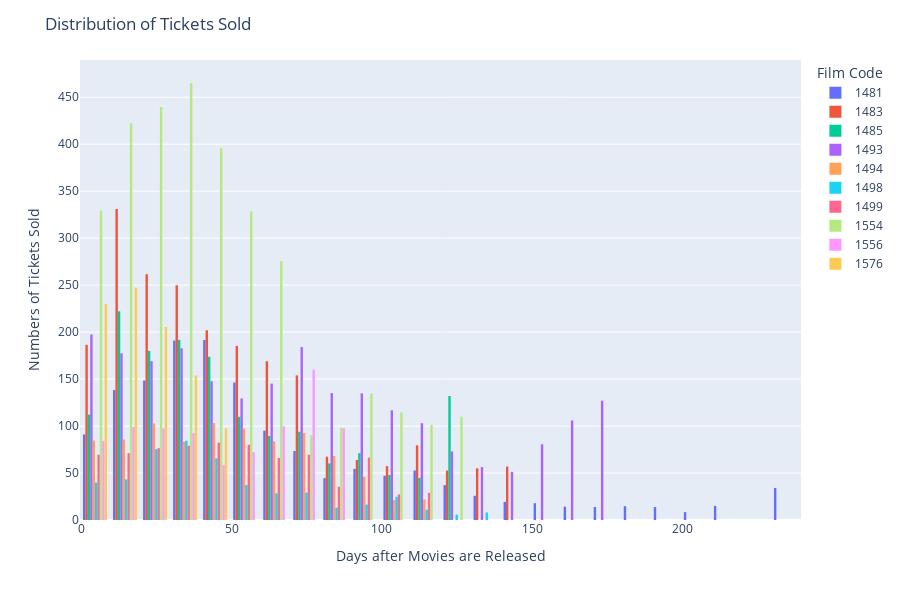

Notebook code for this chart:
### Code cell
df = ticket_all.groupby(["film_code", "nth_day_from_release"]).agg({"tickets_sold":"mean", "show_time":"mean"}).reset_index()
fig = px.histogram(df, x="nth_day_from_release", y="tickets_sold", color='film_code', barmode='group', histfunc='avg', height = 600, hover_data=df.columns)

fig.update_layout(title = "Distribution of Tickets Sold",
                  xaxis_title = "Days after Movies are Released",
                  yaxis_title = "Numbers of Tickets Sold",
                  legend_title = "Film Code")

fig.show()

### Figure 1 — Plotly figure (JSON) as saved in the notebook; plotly's stock layout.template omitted (floating-point values rounded to 4 significant figures; data arrays with more than 128 entries replaced by an {"elided": "..."} marker saying what was removed)
{"data": [{"alignmentgroup": "True", "bingroup": "x", "histfunc": "avg", "hovertemplate": "film_code=1481<br>nth_day_from_release=%{x}<br>avg of tickets_sold=%{y}<extra></extra>", "legendgroup": "1481", "marker": {"color": "#636efa", "pattern": {"shape": ""}}, "name": "1481", "offsetgroup": "1481", "orientation": "v", "showlegend": true, "type": "histogram", "x": {"elided": "209 int values"}, "xaxis": "x", "y": {"elided": "209 float values"}, "yaxis": "y"}, {"alignmentgroup": "True", "bingroup": "x", "histfunc": "avg", "hovertemplate": "film_code=1483<br>nth_day_from_release=%{x}<br>avg of tickets_sold=%{y}<extra></extra>", "legendgroup": "1483", "marker": {"color": "#EF553B", "pattern": {"shape": ""}}, "name": "1483", "offsetgroup": "1483", "orientation": "v", "showlegend": true, "type": "histogram", "x": {"elided": "148 int values"}, "xaxis": "x", "y": {"elided": "148 float values"}, "yaxis": "y"}, {"alignmentgroup": "True", "bingroup": "x", "histfunc": "avg", "hovertemplate": "film_code=1485<br>nth_day_from_release=%{x}<br>avg of tickets_sold=%{y}<extra></extra>", "legendgroup": "1485", "marker": {"color": "#00cc96", "pattern": {"shape": ""}}, "name": "1485", "offsetgroup": "1485", "orientation": "v", "showlegend": true, "type": "histogram", "x": [1, 2, 3, 4, 5, 6, 7, 8, 9, 10, 11, 12, 13, 14, 15, 16, 17, 18, 19, 20, 21, 22, 23, 24, 25, 26, 27, 28, 29, 30, 31, 32, 33, 34, 35, 36, 37, 38, 39, 40, 41, 42, 43, 44, 45, 46, 47, 48, 49, 50, 51, 52, 53, 54, 55, 56, 57, 58, 59, 60, 61, 62, 63, 64, 65, 66, 67, 68, 69, 70, 71, 72, 73, 74, 75, 76, 77, 78, 79, 80, 81, 82, 83, 84, 85, 86, 87, 88, 89, 90, 91, 92, 93, 94, 95, 96, 97, 98, 99, 100, 101, 102, 103, 104, 105, 106, 107, 108, 109, 110, 111, 112, 113, 114, 115, 117, 118, 125], "xaxis": "x", "y": [70.41, 102.4, 115.2, 98.24, 92.28, 115.7, 113, 135.7, 166.8, 190.5, 210.6, 216.0, 235.7, 238.6, 227.5, 216.8, 232.1, 208.6, 244.4, 183.1, 252.3, 148.7, 195.0, 207.0, 123.4, 122.0, 131.8, 286.6, 150.3, 218.0, 261.8, 219.6, 130.7, 137.1, 300.3, 156.2, 185.9, 194.6, 113.6, 133.9, 136.6, 255.1, 141.0, 187.6, 208.9, 110.8, 125.5, 140.1, 297.8, 148.9, 128.3, 121.5, 66.98, 85.8, 73.91, 144.9, 95.79, 100.9, 131.1, 61.97, 72.79, 72.07, 139.4, 78.19, 107.7, 155.1, 63.86, 60.44, 83.64, 129.3, 87.2, 96.81, 128, 50.46, 52.58, 78.43, 129.3, 79.42, 108, 114.3, 74.76, 36.2, 49.56, 57.11, 28.92, 83.72, 69.48, 42.64, 46.53, 53.22, 96.59, 82.88, 72.22, 47.88, 96, 36.86, 56.5, 151.7, 17.2, 66, 95.57, 34.57, 34, 22.25, 136.5, 12, 32.33, 38.67, 7, 33, 30.67, 79.33, 18, 22.5, 90, 35, 50, 132], "yaxis": "y"}, {"alignmentgroup": "True", "bingroup": "x", "histfunc": "avg", "hovertemplate": "film_code=1493<br>nth_day_from_release=%{x}<br>avg of tickets_sold=%{y}<extra></extra>", "legendgroup": "1493", "marker": {"color": "#ab63fa", "pattern": {"shape": ""}}, "name": "1493", "offsetgroup": "1493", "orientation": "v", "showlegend": true, "type": "histogram", "x": {"elided": "157 int values"}, "xaxis": "x", "y": {"elided": "157 float values"}, "yaxis": "y"}, {"alignmentgroup": "True", "bingroup": "x", "histfunc": "avg", "hovertemplate": "film_code=1494<br>nth_day_from_release=%{x}<br>avg of tickets_sold=%{y}<extra></extra>", "legendgroup": "1494", "marker": {"color": "#FFA15A", "pattern": {"shape": ""}}, "name": "1494", "offsetgroup": "1494", "orientation": "v", "showlegend": true, "type": "histogram", "x": [1, 2, 3, 4, 5, 6, 7, 8, 9, 10, 11, 12, 13, 14, 15, 16, 17, 18, 19, 20, 21, 22, 23, 24, 25, 26, 27, 28, 29, 30, 31, 32, 33, 34, 35, 36, 37, 38, 39, 40, 41, 42, 43, 44, 45, 46, 47, 48, 49, 50, 51, 52, 53, 54, 55, 56, 57, 58, 59, 60, 61, 62, 63, 64, 65, 66, 67, 68, 69, 70, 71, 72, 73, 74, 75, 76, 77, 78, 79, 80, 81, 82, 83, 84, 85, 86, 87, 88, 89, 90, 91, 92, 93, 94, 95, 96, 97, 98, 99, 100, 101, 103, 104, 105, 106, 107, 109, 110, 111, 112], "xaxis": "x", "y": [76.22, 83.79, 100.2, 84.57, 51.07, 63.68, 145.5, 66.57, 89.2, 104.7, 72.5, 51.92, 59.58, 144.8, 73.61, 96.2, 120.2, 77.01, 56.5, 68.69, 151.7, 77.04, 112.8, 130.7, 83.52, 62.27, 89.17, 166.0, 85.93, 121.0, 137.0, 87.28, 43.19, 40.55, 72.06, 56.29, 90.15, 96.65, 88.47, 70.32, 75.12, 183.5, 93.31, 96.25, 78.89, 133.3, 52.73, 57.2, 190.7, 46.92, 103.2, 132.6, 75.54, 42.87, 47.36, 182.5, 74.24, 119.5, 148.7, 88.58, 49.03, 53.06, 262.7, 61.19, 101.2, 101.3, 66.26, 29.23, 24.64, 216.3, 53.64, 105.7, 114.4, 60.4, 30.5, 39.25, 186.9, 41.47, 77.33, 92.35, 76.33, 35, 35.8, 185.2, 35.27, 60.09, 64.82, 58.09, 38.67, 35.75, 121.3, 60.17, 54.88, 40.5, 34, 16.8, 24.33, 68, 5, 49, 10, 10, 11, 49, 9, 12, 20, 9, 2, 55], "yaxis": "y"}, {"alignmentgroup": "True", "bingroup": "x", "histfunc": "avg", "hovertemplate": "film_code=1498<br>nth_day_from_release=%{x}<br>avg of tickets_sold=%{y}<extra></extra>", "legendgroup": "1498", "marker": {"color": "#19d3f3", "pattern": {"shape": ""}}, "name": "1498", "offsetgroup": "1498", "orientation": "v", "showlegend": true, "type": "histogram", "x": [1, 2, 3, 4, 5, 6, 7, 8, 9, 10, 11, 12, 13, 14, 15, 16, 17, 18, 19, 20, 21, 22, 23, 24, 25, 26, 27, 28, 29, 30, 31, 32, 33, 34, 35, 36, 37, 38, 39, 40, 41, 42, 43, 44, 45, 46, 47, 48, 49, 50, 51, 52, 53, 54, 55, 56, 57, 58, 59, 60, 61, 62, 63, 64, 65, 66, 67, 68, 69, 70, 71, 72, 73, 74, 75, 76, 77, 78, 79, 80, 81, 82, 83, 84, 85, 86, 87, 88, 89, 90, 91, 92, 93, 94, 95, 96, 97, 98, 99, 100, 101, 102, 103, 104, 105, 106, 107, 108, 110, 111, 112, 113, 114, 115, 118, 120, 123, 126, 130], "xaxis": "x", "y": [26.68, 36.65, 39.08, 33.25, 32.93, 41.16, 70.91, 42.43, 36.38, 41.25, 31.2, 32.04, 34.52, 70.48, 39.43, 41.67, 54.58, 37.85, 49.23, 56.95, 107.2, 50.83, 69.99, 73.61, 46.56, 58.31, 71.32, 150.8, 69.15, 82.67, 111.8, 64.88, 61.93, 81.03, 159.5, 65.97, 68.48, 90.89, 55.86, 60.98, 72.27, 141.0, 51.83, 51.48, 57.76, 38.18, 38.11, 50.86, 93.6, 33, 36.69, 45.82, 31.59, 30.29, 42.22, 56.96, 32.17, 26.51, 37.76, 25.94, 25.37, 35, 48.22, 20.15, 20.29, 32.9, 23.76, 21.97, 30.47, 49, 19.11, 18.31, 36.07, 33.12, 24, 25.76, 46.58, 22.59, 16.92, 21.95, 15.13, 8.75, 13.46, 10.5, 13.33, 10.2, 12.33, 11.86, 14.08, 12.44, 17, 11.3, 18, 17.09, 7.143, 12.29, 30.6, 23.85, 14, 14, 15, 67.43, 12.67, 23, 30.29, 21.6, 21, 17, 10, 3, 5.5, 41, 2, 8, 7, 2, 5, 10, 8], "yaxis": "y"}, {"alignmentgroup": "True", "bingroup": "x", "histfunc": "avg", "hovertemplate": "film_code=1499<br>nth_day_from_release=%{x}<br>avg of tickets_sold=%{y}<extra></extra>", "legendgroup": "1499", "marker": {"color": "#FF6692", "pattern": {"shape": ""}}, "name": "1499", "offsetgroup": "1499", "orientation": "v", "showlegend": true, "type": "histogram", "x": [1, 2, 3, 4, 5, 6, 7, 8, 9, 10, 11, 12, 13, 14, 15, 16, 17, 18, 19, 20, 21, 22, 23, 24, 25, 26, 27, 28, 29, 30, 31, 32, 33, 34, 35, 36, 37, 38, 39, 40, 41, 42, 43, 44, 45, 46, 47, 48, 49, 50, 51, 52, 53, 54, 55, 56, 57, 58, 59, 60, 61, 62, 63, 64, 65, 66, 67, 68, 69, 70, 71, 72, 73, 74, 75, 76, 77, 78, 79, 80, 81, 82, 83, 84, 85, 86, 87, 88, 89, 90, 91, 92, 93, 94, 95, 96, 97, 98, 99, 100, 101, 102, 105, 106, 107, 108, 109, 110, 111, 112, 113], "xaxis": "x", "y": [53.78, 65.8, 46.03, 70.29, 50.46, 71.09, 130.9, 58.43, 77.91, 78.66, 57.75, 45.23, 56.83, 122.3, 64.24, 90.02, 89.4, 54.77, 52.19, 83.31, 176.1, 72.88, 59.84, 59.73, 47.52, 32.94, 54.93, 120.2, 57.21, 69.66, 94.04, 59.4, 44.98, 62.42, 166.5, 67.93, 77.46, 89.96, 57.13, 38.11, 67.43, 174.6, 59.66, 71.68, 77.07, 51.12, 44.33, 56.6, 182.7, 75.22, 75.88, 95.48, 59.19, 45.79, 37.54, 181.9, 55.13, 84.22, 89.91, 47.13, 37.95, 43.61, 184.1, 59.53, 82.38, 94.38, 43.08, 36.43, 31.67, 129.3, 96.46, 67.92, 79.15, 42.85, 34.8, 23, 125.4, 46.83, 49.17, 49.73, 35.5, 25, 24, 98.43, 24, 29.25, 38, 17.33, 12.67, 60, 170, 136, 143, 18, 19, 19, 42, 19, 38, 42, 18, 18, 19, 38, 43, 20, 20, 20, 36, 20, 40], "yaxis": "y"}, {"alignmentgroup": "True", "bingroup": "x", "histfunc": "avg", "hovertemplate": "film_code=1554<br>nth_day_from_release=%{x}<br>avg of tickets_sold=%{y}<extra></extra>", "legendgroup": "1554", "marker": {"color": "#B6E880", "pattern": {"shape": ""}}, "name": "1554", "offsetgroup": "1554", "orientation": "v", "showlegend": true, "type": "histogram", "x": [1, 2, 3, 4, 5, 6, 7, 8, 9, 10, 11, 12, 13, 14, 15, 16, 17, 18, 19, 20, 21, 22, 23, 24, 25, 26, 27, 28, 29, 30, 31, 32, 33, 34, 35, 36, 37, 38, 39, 40, 41, 42, 43, 44, 45, 46, 47, 48, 49, 50, 51, 52, 53, 54, 55, 56, 57, 58, 59, 60, 61, 62, 63, 64, 65, 66, 67, 68, 69, 70, 71, 72, 73, 74, 75, 76, 77, 78, 79, 80, 81, 82, 83, 84, 85, 86, 87, 88, 89, 90, 91, 92, 93, 94, 95, 96, 97, 98, 99, 100, 101, 102, 103, 104, 105, 106, 107, 108, 109, 110, 111, 112, 113, 114, 115, 116, 117, 118, 119, 120, 121, 122, 123, 124], "xaxis": "x", "y": [232.7, 324.2, 363.0, 273.2, 205.1, 231.7, 537.8, 362.1, 435.5, 491.4, 326.3, 290.7, 378.2, 644.7, 423.3, 469.9, 537.3, 354.8, 306.9, 358.7, 659.6, 391.6, 429.8, 472.5, 321.1, 273.4, 365.4, 705.8, 418.8, 451.6, 535.6, 371.4, 321.6, 392.4, 774.4, 441.6, 494.9, 534.7, 333.0, 267.2, 357.5, 726.2, 347.9, 388.5, 436.6, 273.0, 212.1, 305.9, 641.4, 449.6, 332.4, 343.4, 206.7, 184.1, 250.0, 582.2, 249.7, 335.4, 348.7, 204.5, 169.5, 245.9, 584.8, 208.6, 310.9, 370.8, 219.4, 222.2, 217.8, 462.3, 111, 64.86, 39.11, 35.2, 24.5, 34.08, 36.69, 38.15, 55.61, 52.59, 60.83, 58.36, 71.82, 186.1, 93.2, 129.2, 185.7, 74.39, 69.5, 73.98, 240.4, 93.33, 166.5, 164.5, 138.5, 66.02, 91, 221.2, 91.42, 141.5, 128.4, 82.53, 63.84, 90.04, 143.6, 97.31, 152.6, 155.4, 89.32, 63.65, 87.88, 171.9, 109.5, 168.5, 148.2, 99.8, 65.87, 66.75, 30.5, 97, 146.9, 167.2, 101.8, 36.6], "yaxis": "y"}, {"alignmentgroup": "True", "bingroup": "x", "histfunc": "avg", "hovertemplate": "film_code=1556<br>nth_day_from_release=%{x}<br>avg of tickets_sold=%{y}<extra></extra>", "legendgroup": "1556", "marker": {"color": "#FF97FF", "pattern": {"shape": ""}}, "name": "1556", "offsetgroup": "1556", "orientation": "v", "showlegend": true, "type": "histogram", "x": [1, 2, 3, 4, 5, 6, 7, 8, 9, 10, 11, 12, 13, 14, 15, 16, 17, 18, 19, 20, 21, 22, 23, 24, 25, 26, 27, 28, 29, 30, 31, 32, 33, 34, 35, 36, 37, 38, 39, 40, 41, 42, 43, 44, 45, 46, 47, 48, 49, 50, 51, 52, 53, 54, 55, 56, 57, 58, 59, 60, 61, 62, 63, 64, 65, 66, 67, 68, 69, 70, 71, 72, 73, 74, 75, 76, 77, 78, 79, 80, 81, 82, 83, 84, 85, 86, 87, 88, 89], "xaxis": "x", "y": [52.82, 71.88, 88.74, 71.09, 60.55, 70.88, 161.5, 81.13, 97.91, 125.6, 88.83, 75.5, 76.59, 153.2, 109.5, 93.15, 108.3, 87.96, 70.08, 77.89, 167.9, 74.62, 94.09, 113.8, 81.82, 51.43, 68.6, 177.0, 66.65, 86.97, 89.08, 80.23, 68.76, 66.9, 179.4, 135.1, 74.71, 91.8, 50.53, 43.74, 42.46, 70.13, 23.79, 27.3, 40.26, 49.98, 45.91, 61.48, 179.9, 51.03, 62.02, 88.57, 62.47, 31.56, 42.71, 129.5, 65.89, 83.79, 103.5, 95.53, 67, 72.1, 150.5, 93.32, 101, 110.8, 93.23, 80.74, 132.9, 186.7, 113.7, 162.0, 300.8, 181.4, 112, 134.3, 184.8, 97.17, 127.1, 155.6, 145.6, 92.92, 57.38, 67, 82.07, 111.8, 128.4, 79.92, 54.17], "yaxis": "y"}, {"alignmentgroup": "True", "bingroup": "x", "histfunc": "avg", "hovertemplate": "film_code=1576<br>nth_day_from_release=%{x}<br>avg of tickets_sold=%{y}<extra></extra>", "legendgroup": "1576", "marker": {"color": "#FECB52", "pattern": {"shape": ""}}, "name": "1576", "offsetgroup": "1576", "orientation": "v", "showlegend": true, "type": "histogram", "x": [1, 2, 3, 4, 5, 6, 7, 8, 9, 10, 11, 12, 13, 14, 15, 16, 17, 18, 19, 20, 21, 22, 23, 24, 25, 26, 27, 28, 29, 30, 31, 32, 33, 34, 35, 36, 37, 38, 39, 40], "xaxis": "x", "y": [175.2, 177.7, 280.4, 164.9, 137.0, 155.3, 490.8, 183.6, 305.6, 328.5, 322.2, 142.9, 150.8, 547.8, 163.8, 251.4, 291.2, 167.1, 106.7, 118.5, 420.7, 144.6, 234.4, 258.6, 203.6, 96.84, 104.4, 352.7, 120.5, 219.6, 224.4, 171.2, 78.71, 50.7, 52.64, 134.1, 208.7, 242.5, 156.3, 97.47], "yaxis": "y"}], "layout": {"barmode": "group", "height": 600, "legend": {"title": {"text": "Film Code"}, "tracegroupgap": 0}, "margin": {"t": 60}, "title": {"text": "Distribution of Tickets Sold"}, "xaxis": {"anchor": "y", "domain": [0, 1], "title": {"text": "Days after Movies are Released"}}, "yaxis": {"anchor": "x", "domain": [0, 1], "title": {"text": "Numbers of Tickets Sold"}}}}
